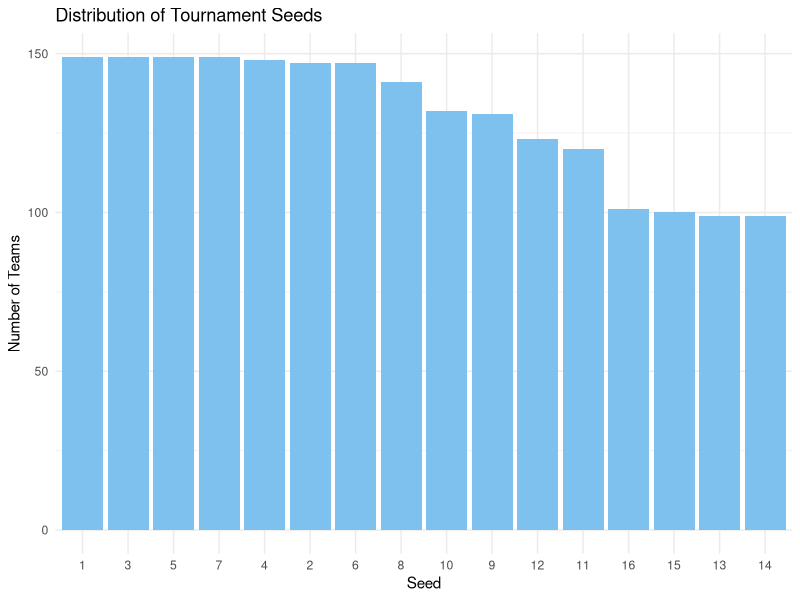
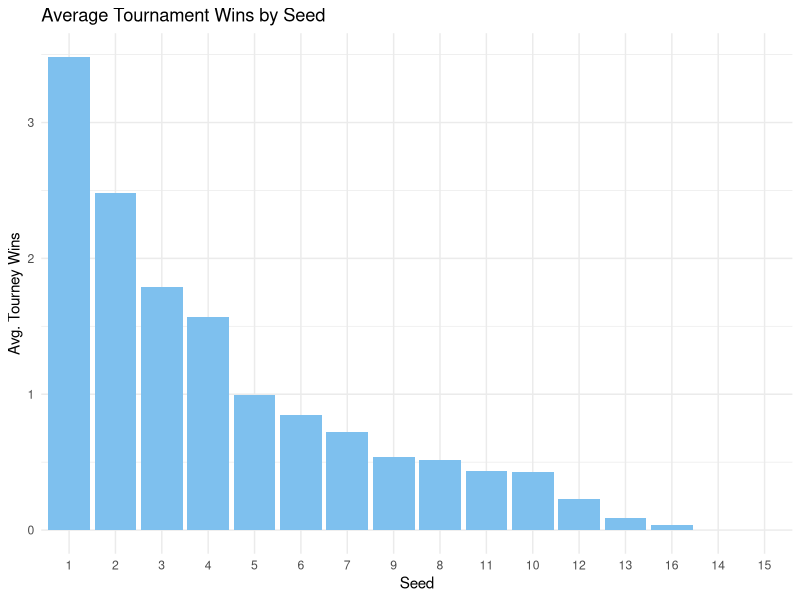
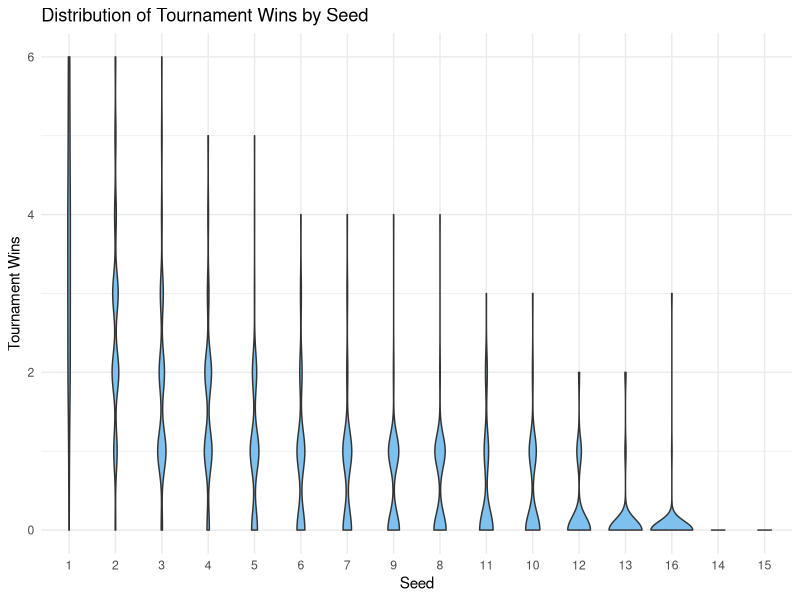
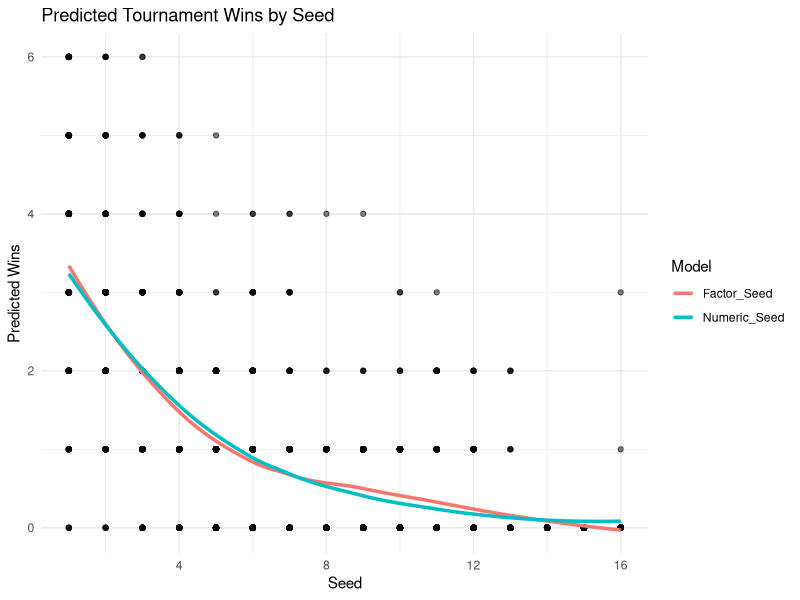
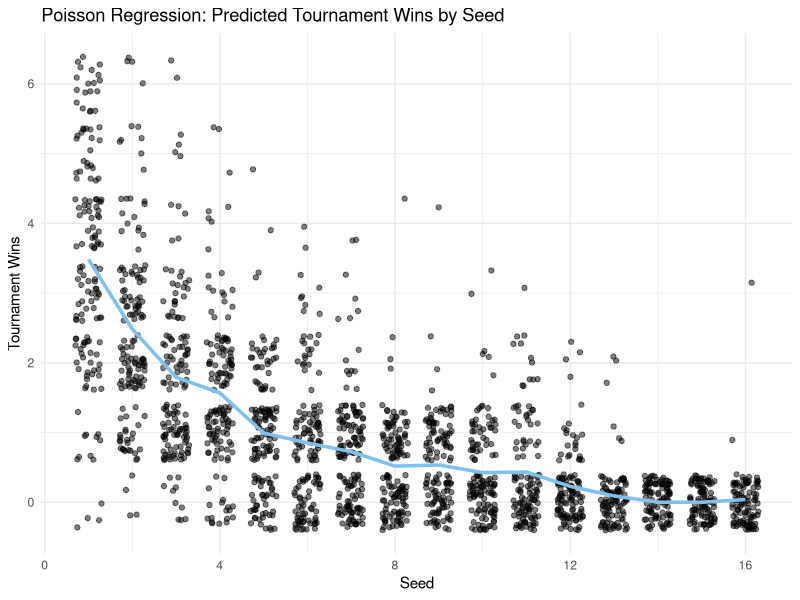
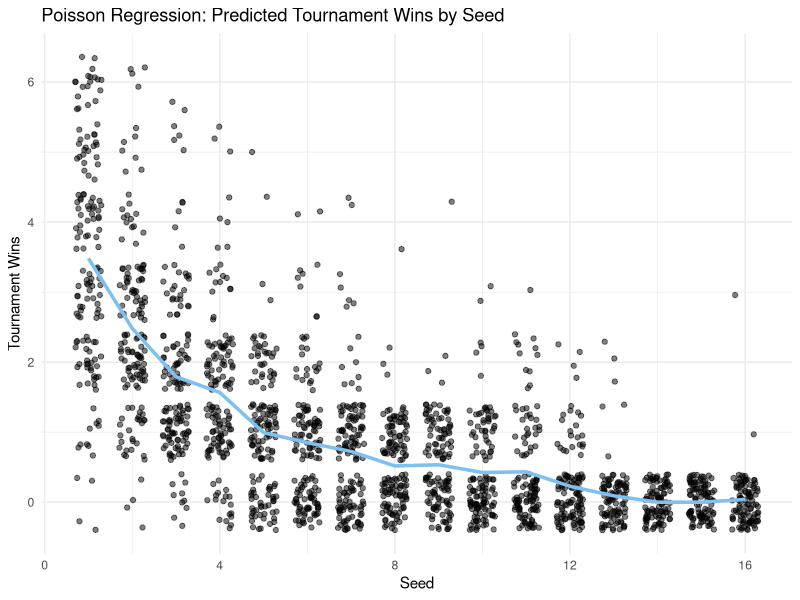

Reproduce these figures in R, in order.
## ---- chunk 1
#| echo: true
#| warning: false
#| message: false
#| collapse: true
## ---- chunk 2
library(tidyverse)
library(AER)
library(broom)
library(knitr)
library(MASS)
## ---- chunk 3
# Reading Data
marchmadness <- read_csv("../../data/clean/womensmarchmadness.csv") 

# Review total rows
nrow(marchmadness)

# Removing NA but only in selected columns
marchmadness <- marchmadness |> drop_na(seed, tourney_wins)

# Notice no rows were removed
nrow(marchmadness)
## ---- chunk 4
marchmadness <- marchmadness |> 
  filter(seed != 0)
## ---- chunk 5
seed_count <- marchmadness |> 
  count(seed) |> 
  arrange(desc(n)) |>
  mutate(seed = factor(seed, levels = seed))

ggplot(
  seed_count, 
  aes(x = seed, y = n)
  ) +
  geom_col(fill = "skyblue2") +
  labs(
    title = "Distribution of Tournament Seeds",
    x = "Seed",
    y = "Number of Teams") +
  theme_minimal()
## ---- chunk 6
marchmadness |> 
  filter(!is.na(seed), seed != 0) |> 
  group_by(seed) |> 
  summarise(
    avg_tourney_wins = mean(tourney_wins, na.rm = TRUE)
    ) |>
  arrange(desc(avg_tourney_wins)) |>
  mutate(seed = factor(seed, levels = seed)) |>
  ggplot(
    aes(
      x = as.factor(seed),
      y = avg_tourney_wins)
    ) +
  geom_col(fill = "skyblue2") +
  labs(
    title = "Average Tournament Wins by Seed",
    x = "Seed",
    y = "Avg. Tourney Wins"
  ) +
  theme_minimal()
## ---- chunk 7
seed_order <- marchmadness |> 
  filter(!is.na(seed), seed != 0) |> 
  group_by(seed) |> 
  summarise(avg_wins = mean(tourney_wins, na.rm = TRUE)) |> 
  arrange(desc(avg_wins)) |> 
  pull(seed)

marchmadness |> 
  filter(!is.na(seed), seed != 0) |> 
  mutate(seed = factor(seed, levels = seed_order)) |> 
  ggplot(
    aes(x = seed, y = tourney_wins)
  ) +
  geom_violin(fill = "skyblue2") +
  labs(
    title = "Distribution of Tournament Wins by Seed",
    x = "Seed",
    y = "Tournament Wins"
  ) +
  theme_minimal()
## ---- chunk 8
marchmadness_factor <- marchmadness |> 
  mutate(seed = as.ordered(seed)) |> 
  mutate(seed = fct_relevel
         (seed, 
           c("1", "2", "3", "4", "5", 
             "6", "7", "8", "9", "10", 
             "11", "12", "13", "14", "15", 
             "16")))
## ---- chunk 9
options(contrasts = c("contr.treatment", "contr.sdif"))

poisson_model <- glm(tourney_wins ~ seed, family = "poisson", data = marchmadness)

poisson_model_factor <- glm(tourney_wins ~ seed, family = "poisson", data = marchmadness_factor)
## ---- chunk 10
marchmadness <- marchmadness |> 
  mutate(
    Numeric_Seed = predict(poisson_model, type = "response"),
    Factor_Seed = predict(poisson_model_factor, type = "response")
  )

plot_data <- marchmadness |> 
  dplyr::select(seed, tourney_wins, Numeric_Seed, Factor_Seed) |> 
  pivot_longer(cols = c("Numeric_Seed","Factor_Seed"), names_to = "model", values_to = "predicted")

ggplot(plot_data, aes(x = seed, y = predicted, color = model)) +
  geom_point(aes(y = tourney_wins), alpha = 0.3, color = "black") +
  geom_line(stat = "smooth", method = "loess", se = FALSE, linewidth = 1.2) +
  labs(title = "Predicted Tournament Wins by Seed",
       x = "Seed",
       y = "Predicted Wins",
       color = "Model") +
  theme_minimal()
## ---- chunk 11
kable(glance(poisson_model), digits = 2)

kable(glance(poisson_model_factor), digits = 2)
## ---- chunk 12
anova_result <- tidy(anova(poisson_model, poisson_model_factor, test = "Chisq"))

kable(anova_result, digits = 2) 
## ---- chunk 13
kable(tidy(dispersiontest(poisson_model_factor)), digits = 2)
## ---- chunk 14
summary_model <- tidy(poisson_model_factor) |> 
  mutate(exp_estimate = exp(estimate)) |> 
  mutate_if(is.numeric, round, 3) |> 
  filter(p.value <= 0.05)
  
kable(summary_model, digits = 2)
## ---- chunk 15
marchmadness$predicted_wins <- predict(poisson_model_factor, type = "response")

model_plot <- ggplot(marchmadness, aes(x = seed, y = tourney_wins)) +
  geom_jitter(width = 0.3, alpha = 0.5) +
  geom_line(aes(y = predicted_wins), color = "skyblue2", linewidth = 1.2) +
  labs(title = "Poisson Regression: Predicted Tournament Wins by Seed",
       x = "Seed",
       y = "Tournament Wins") +
  theme_minimal()

model_plot
## ---- chunk 16
ggsave("../img/marchmadness.png", plot = model_plot, width = 6, height = 4, dpi = 300)
